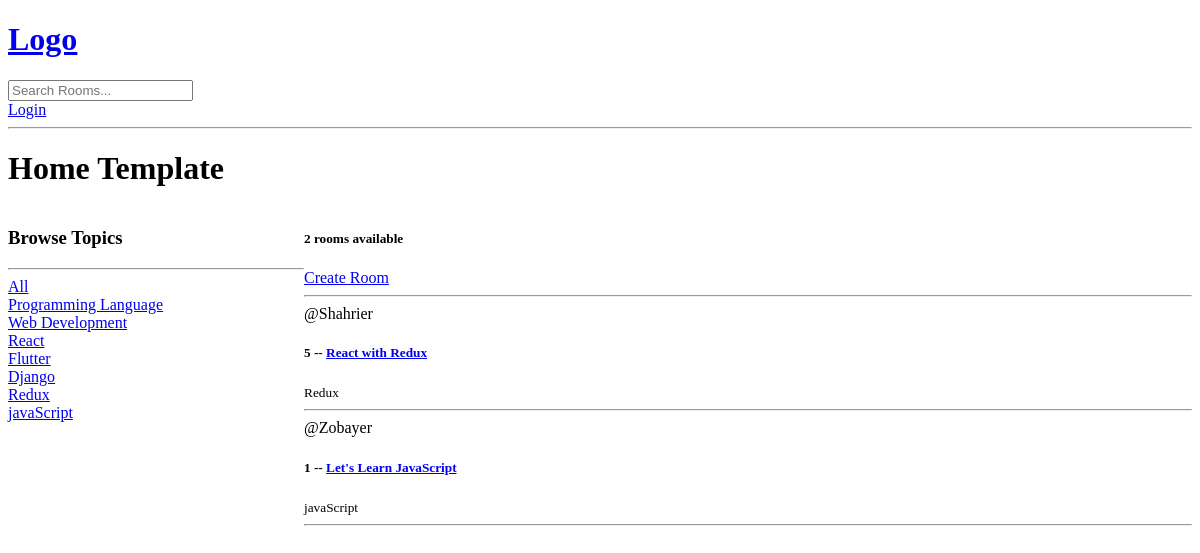
/, run on an earlier commit of the app's database.
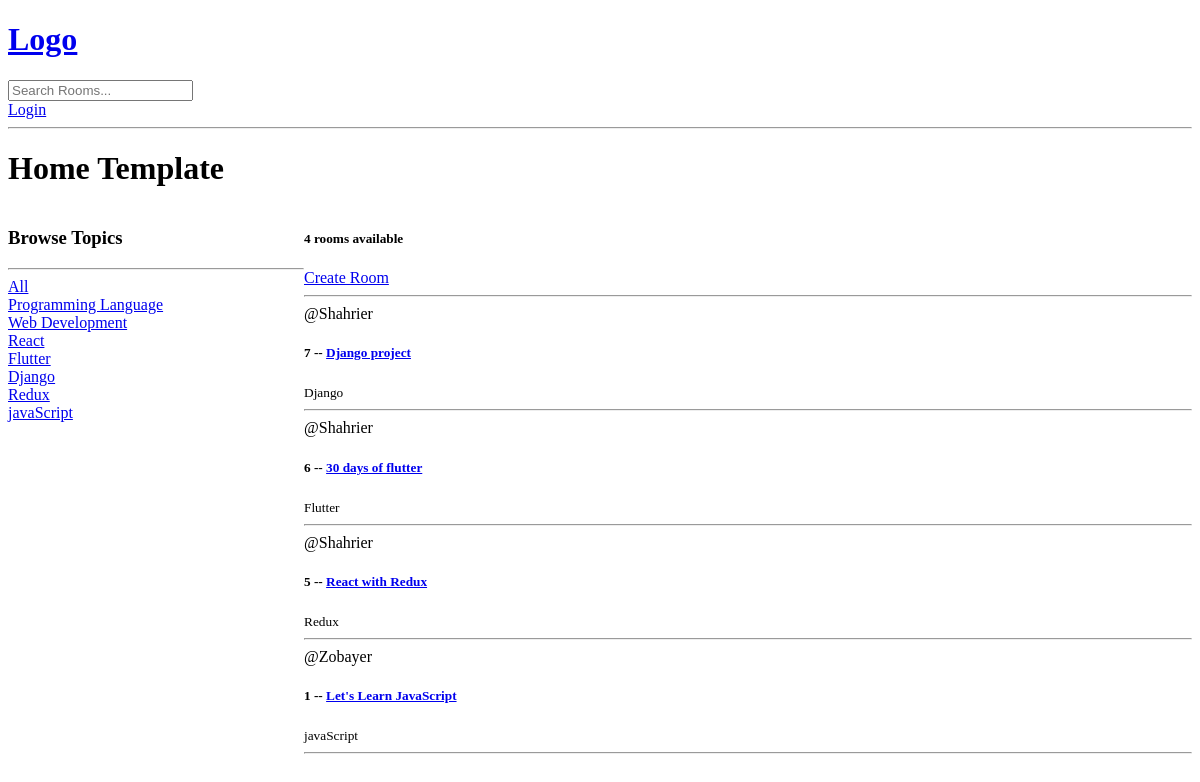
And on a later commit of the database.
### base/models.py (models this page shows, shortened)
class Topic(models.Model):
    name = models.CharField(max_length=200)
    def __str__(self):
        return self.name

class Room(models.Model):
    host = models.ForeignKey(User, on_delete=models.SET_NULL, null=True)
    topic = models.ForeignKey(Topic, on_delete=models.SET_NULL, null=True)
    name = models.CharField(max_length=200)
    description = models.TextField(null=True, blank=True)
    updated = models.DateTimeField(auto_now=True)
    created = models.DateTimeField(auto_now_add=True)
    class Meta:
        ordering = ['-updated', '-created']

### base/views.py (the view)
# urls.py: path('', views.home, name="home"),
def home(request):
    q = request.GET.get('q') if request.GET.get('q') != None else ''
    rooms = Room.objects.filter(
        Q(topic__name__icontains=q) | Q(name__icontains=q) | Q(description__icontains=q))
    topics = Topic.objects.all()
    rooms_count = rooms.count()
    context = {"rooms": rooms, "topics": topics, 'rooms_count': rooms_count}
    return render(request, 'base/home.html', context)

### base/templates/base/home.html (shortened to what this page needs)
<!DOCTYPE html>
<html lang="en">
  <head>
  </head>
  <body>
    {%extends 'main.html'%}
    {%block content%}
    <h1>Home Template</h1>
    <div class="home-container">
      <div>
        <h3>Browse Topics</h3>
        <hr />
        <div>
          <a href="{% url 'home' %}">All</a>
        </div>
        {%for topic in topics %}
        <div>
          <a href="{% url 'home'%}?q={{topic.name}}">{{topic.name}}</a>
        </div>
        {% endfor %}
      </div>
      <div>
        <h5>{{rooms_count}} rooms available</h5>
        <a href="{% url 'create-room' %}">Create Room</a>
        <hr />
        {% for room in rooms %}
        <div>
          <span>@{{room.host.username}}</span>
          <h5>
            {{room.id}} -- <a href="{% url 'room' room.id %}">{{room.name}}</a>
          </h5>
          <small>{{room.topic}}</small>
          <hr />
          {%endfor%}
        </div>
      </div>
    </div>
    {%endblock%}

### templates/main.html (shortened to what this page needs)
<!DOCTYPE html>
<html lang="en">
  <head>
  </head>
  <body>
    {% include 'navbar.html' %}
    {% block content %} {% endblock %}
  </body>
</html>

### templates/navbar.html
<a href="/"><h1>Logo</h1></a>
<form action="{% url 'home'%}" method="get">
  <input type="text" name="q" placeholder="Search Rooms..." />
</form>
{% if request.user.is_authenticated %}
<a href="{%url 'logout' %}">Logout</a>
{%else%}
<a href="{%url 'login' %}">Login</a>
{%endif%}
<hr />

### base/templates/base/home.html (style rules this page uses)
.home-container { display: grid; grid-template-columns: 1fr 3fr; }

What changed in the data, as far as the page shows it:
added Room: host.username "Shahrier", id "7", name "Django project", topic "Django"
added Room: host.username "Shahrier", id "6", name "30 days of flutter", topic "Flutter"
Also different on the page:
{{ rooms_count }}: "2" → "4"
